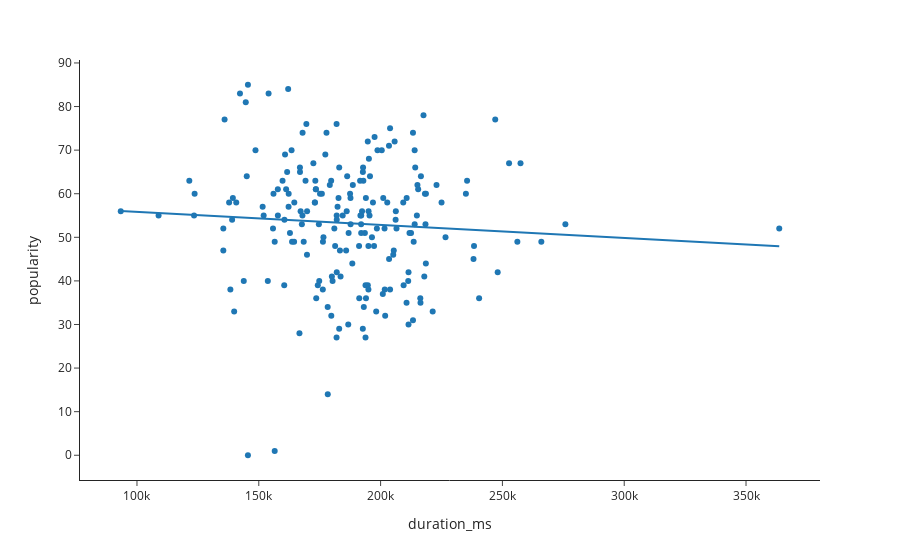

Here is the notebook cell this chart was saved with:
### Markdown cell above
### Relationship between duration_ms and popularity

### Code cell
# for the tracks data
fig = px.scatter(track, x="duration_ms", y="popularity", trendline="ols", template='simple_white')
fig.show()

### Figure 1 — Plotly figure (JSON) as saved in the notebook; plotly's stock layout.template omitted (floating-point values rounded to 4 significant figures; data arrays with more than 128 entries replaced by an {"elided": "..."} marker saying what was removed)
{"data": [{"hovertemplate": "duration_ms=%{x}<br>popularity=%{y}<extra></extra>", "legendgroup": "", "marker": {"color": "#1F77B4", "symbol": "circle"}, "mode": "markers", "name": "", "orientation": "v", "showlegend": false, "type": "scatter", "x": {"elided": "199 int values"}, "xaxis": "x", "y": {"elided": "199 int values"}, "yaxis": "y"}, {"hovertemplate": "<b>OLS trendline</b><br>popularity = -2.99596e-05 * duration_ms + 58.8359<br>R<sup>2</sup>=0.004599<br><br>duration_ms=%{x}<br>popularity=%{y} <b>(trend)</b><extra></extra>", "legendgroup": "", "marker": {"color": "#1F77B4", "symbol": "circle"}, "mode": "lines", "name": "", "showlegend": false, "type": "scatter", "x": {"elided": "199 int values"}, "xaxis": "x", "y": {"elided": "199 float values"}, "yaxis": "y"}], "layout": {"legend": {"tracegroupgap": 0}, "margin": {"t": 60}, "xaxis": {"anchor": "y", "domain": [0, 1], "title": {"text": "duration_ms"}}, "yaxis": {"anchor": "x", "domain": [0, 1], "title": {"text": "popularity"}}}}
